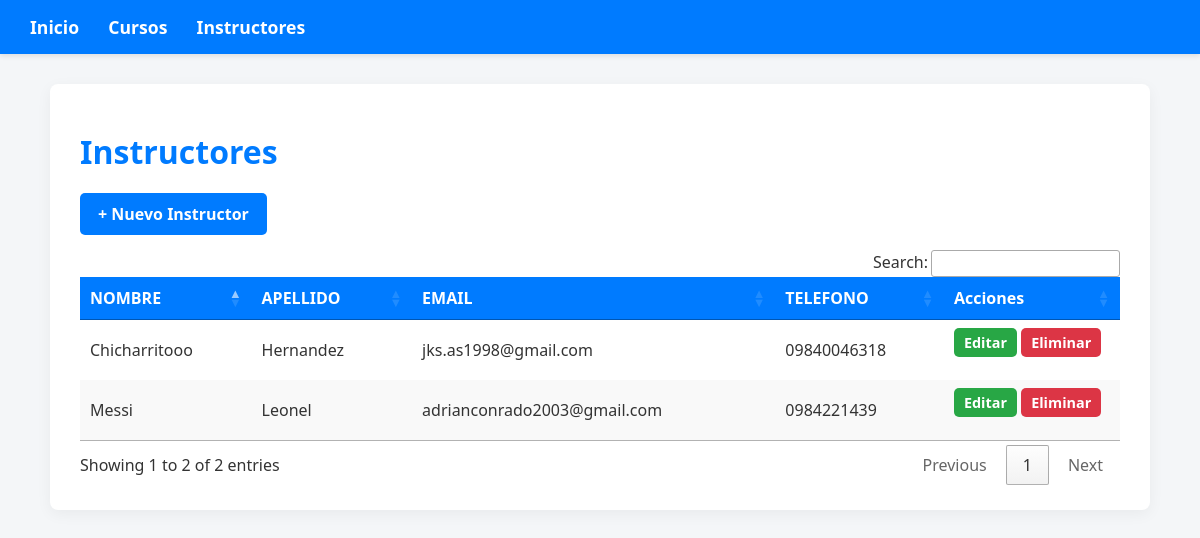
The page /cursos/instructores/ on the database its author committed.
### Aplicaciones/instructore/models.py (models this page shows, shortened)
class Instructor(models.Model):
    nombre = models.CharField(max_length=100)
    apellido = models.CharField(max_length=100)
    email = models.EmailField(unique=True)
    telefono = models.CharField(max_length=15)

### Aplicaciones/instructore/views.py (the view)
# urls.py: path('instructores/', views.InstructorListView.as_view(), name='instructor_list'),
class InstructorListView(ListView):
    model = Instructor
    template_name = 'instructor_list.html'
    context_object_name = 'instructores'

### Aplicaciones/instructore/templates/instructor_list.html (shortened to what this page needs)
{% extends 'plantilla.html' %}
{% block content %}
<h1>Instructores</h1>
<a href="{% url 'instructor_create' %}" class="button">+ Nuevo Instructor</a>
<table class="datatable" style="width:100%; margin-top: 20px;">
    <thead>
        <tr>
            <th>NOMBRE</th>
            <th>APELLIDO</th>
            <th>EMAIL</th>
            <th>TELEFONO</th>
            <th style="width: 140px;">Acciones</th>
        </tr>
    </thead>
    <tbody>
        {% for instructor in instructores %}
        <tr>
            <td>{{ instructor.nombre }}</td>
            <td>{{ instructor.apellido }}</td>
            <td>{{ instructor.email }}</td>
            <td>{{ instructor.telefono }}</td>
            <td>
                <a href="{% url 'instructor_update' instructor.pk %}" class="button" style="background-color: #28a745; padding: 5px 10px; font-size: 0.9rem;">Editar</a>
                <a href="#" onclick="confirmarEliminar('{% url 'instructor_delete' instructor.pk %}')" class="button" style="background-color: #dc3545; padding: 5px 10px; font-size: 0.9rem;">Eliminar</a>
            </td>
        </tr>
        {% empty %}
        <tr><td colspan="5" style="text-align:center; font-style: italic;">No hay instructores registrados.</td></tr>
        {% endfor %}
    </tbody>
</table>
{% endblock %}

### Aplicaciones/instructore/templates/plantilla.html (style rules this page uses)
* { box-sizing: border-box; }
body { font-family: 'Segoe UI', Tahoma, Geneva, Verdana, sans-serif; background-color: #f4f6f8; margin: 0; padding: 0; color: #333; }
h1 { color: #007bff; margin-bottom: 20px; font-weight: 700; }
a.button, a.button:visited { display: inline-block; background-color: #007bff; color: white; padding: 10px 18px; border-radius: 5px; text-decoration: none; font-weight: 600; margin-bottom: 15px; transition: background-color 0.3s ease; }
table.dataTable { width: 100% !important; border-collapse: collapse; }
table.dataTable thead th { background: #007bff; color: #fff; font-weight: 600; }
table.dataTable tbody tr:nth-child(even) { background-color: #f9f9f9; }

### rows shown on the page
Instructor: nombre "Messi", apellido "Leonel", email "adrianconrado2003@gmail.com", telefono "0984221439"
Instructor: nombre "Chicharritooo", apellido "Hernandez", email "jks.as1998@gmail.com", telefono "09840046318"
